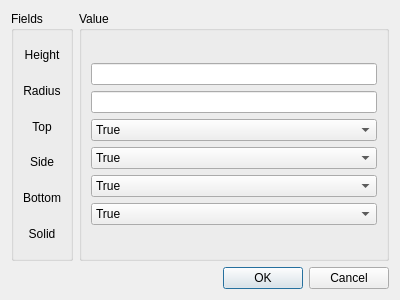
<?xml version="1.0" encoding="UTF-8"?>
<ui version="4.0">
 <class>Dialog</class>
 <widget class="QDialog" name="Dialog">
  <property name="enabled">
   <bool>true</bool>
  </property>
  <property name="geometry">
   <rect>
    <x>0</x>
    <y>0</y>
    <width>400</width>
    <height>300</height>
   </rect>
  </property>
  <property name="minimumSize">
   <size>
    <width>400</width>
    <height>300</height>
   </size>
  </property>
  <property name="maximumSize">
   <size>
    <width>400</width>
    <height>300</height>
   </size>
  </property>
  <property name="windowTitle">
   <string>Cylinder Node Dialogue</string>
  </property>
  <property name="sizeGripEnabled">
   <bool>false</bool>
  </property>
  <layout class="QVBoxLayout" name="verticalLayout_2">
   <item>
    <layout class="QVBoxLayout" name="verticalLayout">
     <item>
      <layout class="QHBoxLayout" name="horizontalLayout">
       <item>
        <widget class="QGroupBox" name="groupBox">
         <property name="title">
          <string>Fields</string>
         </property>
         <layout class="QVBoxLayout" name="verticalLayout_7">
          <item>
           <layout class="QVBoxLayout" name="verticalLayout_6">
            <item>
             <widget class="QLabel" name="label">
              <property name="text">
               <string>Height</string>
              </property>
              <property name="alignment">
               <set>Qt::AlignCenter</set>
              </property>
             </widget>
            </item>
            <item>
             <widget class="QLabel" name="label_2">
              <property name="text">
               <string>Radius</string>
              </property>
              <property name="alignment">
               <set>Qt::AlignCenter</set>
              </property>
             </widget>
            </item>
            <item>
             <widget class="QLabel" name="label_6">
              <property name="text">
               <string>Top</string>
              </property>
              <property name="alignment">
               <set>Qt::AlignCenter</set>
              </property>
             </widget>
            </item>
            <item>
             <widget class="QLabel" name="label_3">
              <property name="text">
               <string>Side</string>
              </property>
              <property name="alignment">
               <set>Qt::AlignCenter</set>
              </property>
             </widget>
            </item>
            <item>
             <widget class="QLabel" name="label_4">
              <property name="text">
               <string>Bottom</string>
              </property>
              <property name="alignment">
               <set>Qt::AlignCenter</set>
              </property>
             </widget>
            </item>
            <item>
             <widget class="QLabel" name="label_5">
              <property name="text">
               <string>Solid</string>
              </property>
              <property name="alignment">
               <set>Qt::AlignCenter</set>
              </property>
             </widget>
            </item>
           </layout>
          </item>
         </layout>
        </widget>
       </item>
       <item>
        <widget class="QGroupBox" name="groupBox_2">
         <property name="title">
          <string>Value</string>
         </property>
         <layout class="QVBoxLayout" name="verticalLayout_5">
          <item>
           <layout class="QVBoxLayout" name="verticalLayout_4">
            <item>
             <widget class="QLineEdit" name="HeightLineEdit"/>
            </item>
            <item>
             <widget class="QLineEdit" name="RadiusLineEdit"/>
            </item>
            <item>
             <widget class="QComboBox" name="TopComboBox">
              <item>
               <property name="text">
                <string>True</string>
               </property>
              </item>
              <item>
               <property name="text">
                <string>False</string>
               </property>
              </item>
             </widget>
            </item>
            <item>
             <widget class="QComboBox" name="SideComboBox">
              <property name="enabled">
               <bool>true</bool>
              </property>
              <item>
               <property name="text">
                <string>True</string>
               </property>
              </item>
              <item>
               <property name="text">
                <string>False</string>
               </property>
              </item>
             </widget>
            </item>
            <item>
             <widget class="QComboBox" name="BottomComboBox">
              <item>
               <property name="text">
                <string>True</string>
               </property>
              </item>
              <item>
               <property name="text">
                <string>False</string>
               </property>
              </item>
             </widget>
            </item>
            <item>
             <widget class="QComboBox" name="SolidComboBox">
              <item>
               <property name="text">
                <string>True</string>
               </property>
              </item>
              <item>
               <property name="text">
                <string>False</string>
               </property>
              </item>
             </widget>
            </item>
           </layout>
          </item>
         </layout>
        </widget>
       </item>
      </layout>
     </item>
    </layout>
   </item>
   <item>
    <widget class="QDialogButtonBox" name="buttonBox">
     <property name="orientation">
      <enum>Qt::Horizontal</enum>
     </property>
     <property name="standardButtons">
      <set>QDialogButtonBox::Cancel|QDialogButtonBox::Ok</set>
     </property>
    </widget>
   </item>
  </layout>
 </widget>
 <resources/>
 <connections>
  <connection>
   <sender>buttonBox</sender>
   <signal>accepted()</signal>
   <receiver>Dialog</receiver>
   <slot>accept()</slot>
   <hints>
    <hint type="sourcelabel">
     <x>248</x>
     <y>254</y>
    </hint>
    <hint type="destinationlabel">
     <x>157</x>
     <y>274</y>
    </hint>
   </hints>
  </connection>
  <connection>
   <sender>buttonBox</sender>
   <signal>rejected()</signal>
   <receiver>Dialog</receiver>
   <slot>reject()</slot>
   <hints>
    <hint type="sourcelabel">
     <x>316</x>
     <y>260</y>
    </hint>
    <hint type="destinationlabel">
     <x>286</x>
     <y>274</y>
    </hint>
   </hints>
  </connection>
 </connections>
</ui>
